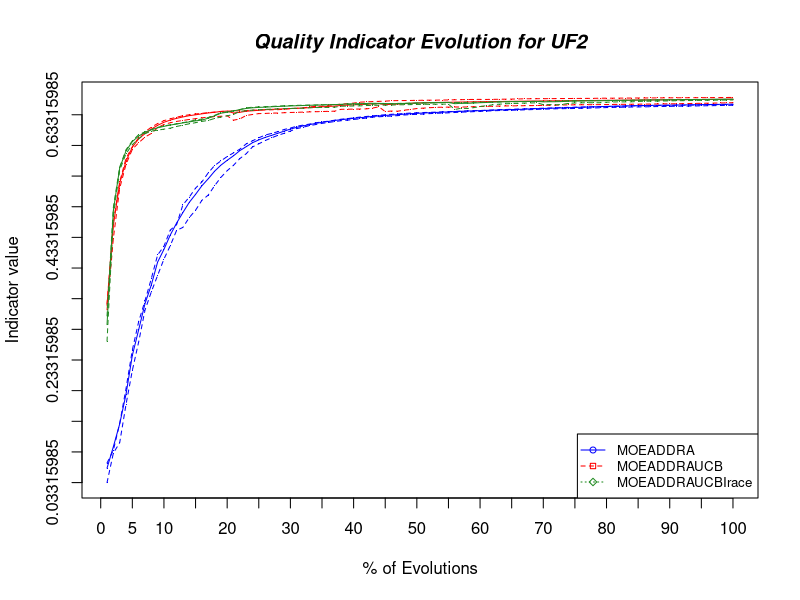

The R script that drew this image:
# Read data file
algorithm1 <- read.table("data_HV_MOEADDRA_UF2.dat", header=T, sep="\t") 
algorithm2 <- read.table("data_HV_MOEADDRAUCB_UF2.dat", header=T, sep="\t") 
algorithm3 <- read.table("data_HV_MOEADDRAUCBIrace_UF2.dat", header=T, sep="\t") 
# Compute the max and min y 
max_y <- max(algorithm1, algorithm2, algorithm3)
min_y <- min(algorithm1, algorithm2, algorithm3)

algorithm1mean <- c()
algorithm1Q <- c()

#calcules mean, 1o quartil and 3 quartil
for(n in 1:100){ 
	algorithm1mean<-append(algorithm1mean,mean(algorithm1[,n]))
	algorithm1Q <-rbind(algorithm1Q,quantile(algorithm1[,n], c(0.25,0.75),type=1))#rbind is to merge, or, add new line in data frame
}

algorithm2mean <- c()
algorithm2Q <- c()

#calcules mean, 1o quartil and 3 quartil
for(n in 1:100){ 
	algorithm2mean<-append(algorithm2mean,mean(algorithm2[,n]))
	algorithm2Q <-rbind(algorithm2Q,quantile(algorithm2[,n], c(0.25,0.75),type=1))#rbind is to merge, or, add new line in data frame
}

algorithm3mean <- c()
algorithm3Q <- c()

#calcules mean, 1o quartil and 3 quartil
for(n in 1:100){ 
	algorithm3mean<-append(algorithm3mean,mean(algorithm3[,n]))
	algorithm3Q <-rbind(algorithm3Q,quantile(algorithm3[,n], c(0.25,0.75),type=1))#rbind is to merge, or, add new line in data frame
}

# Define colors to be used
plot_colors <- c("blue","red","forestgreen", "gray60","yellow", "brown", "darkorange", "deepskyblue")

plot(algorithm1mean, type="o", col=plot_colors[1],  ylim=c(min_y,max_y), axes=FALSE, ann=FALSE, pch='.', lty=1)

lines(algorithm1Q[,1], type="o", pch='.', lty=2, col=plot_colors[1])
lines(algorithm1Q[,2], type="o", pch='.', lty=2, col=plot_colors[1])

lines(algorithm2mean, type="o", pch='.', lty=1, col=plot_colors[2])
lines(algorithm2Q[,1], type="o", pch='.', lty=2, col=plot_colors[2])
lines(algorithm2Q[,2], type="o", pch='.', lty=2, col=plot_colors[2])

lines(algorithm3mean, type="o", pch='.', lty=1, col=plot_colors[3])
lines(algorithm3Q[,1], type="o", pch='.', lty=2, col=plot_colors[3])
lines(algorithm3Q[,2], type="o", pch='.', lty=2, col=plot_colors[3])


# Make x,y axis 
axis(1, at=seq(0,100,5))
axis(2, at=seq(min_y, max_y, 0.05))

# Create box around plot
box()

# Create a title bold/italic font
title(main="Quality Indicator Evolution for UF2", font.main=4)

# Label the x and y axes
title(xlab= "% of Evolutions")
title(ylab= "Indicator value")

# Create a legend
legend("bottomright", c("MOEADDRA", "MOEADDRAUCB", "MOEADDRAUCBIrace"), cex=0.8, col=plot_colors, pch=21:23, lty=1:3);